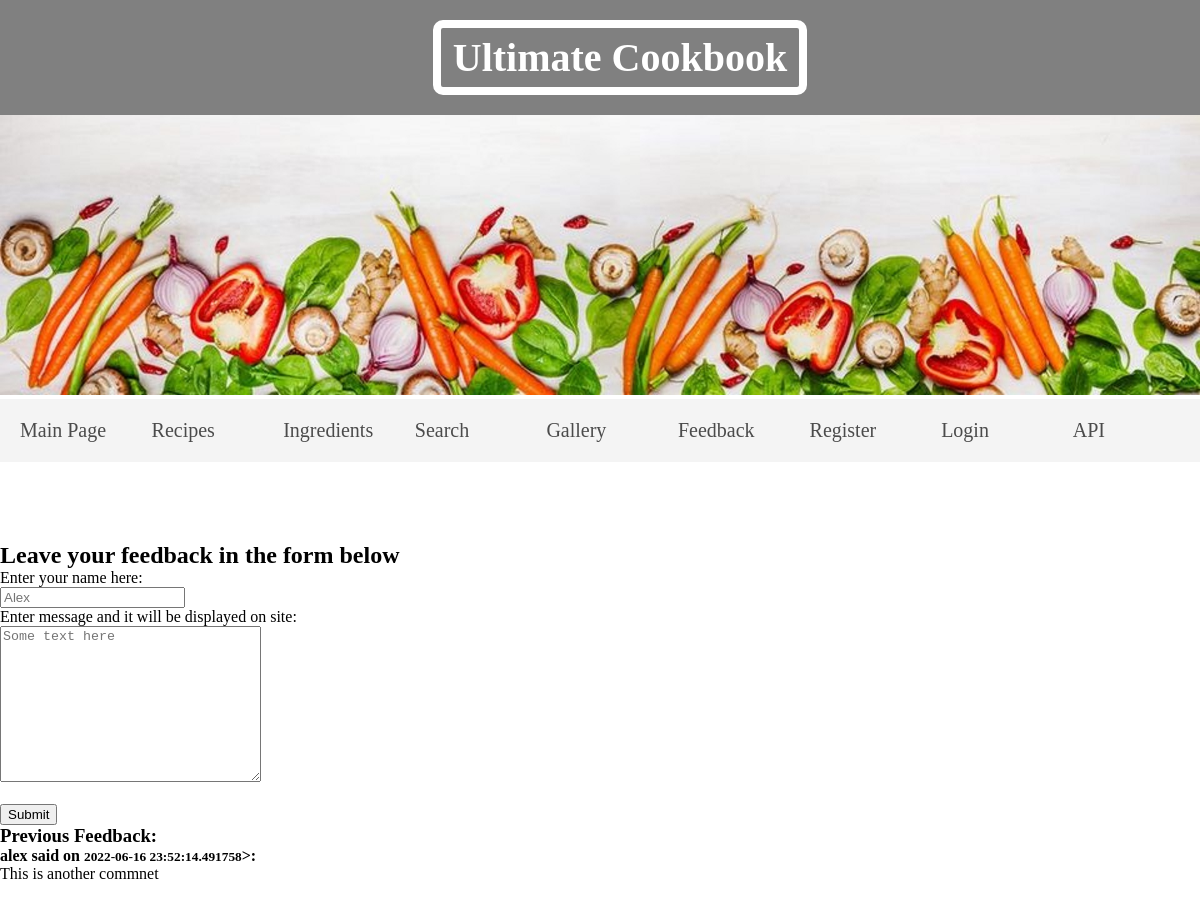
Page /feedback.html on the committed database.
### src/models.py (models this page shows, shortened)
class Feedback(db.Model):
    __tablename__ = 'feedback'
    id = Column(Integer, primary_key=True)
    name = Column(String)
    message = Column(String)
    date_time = Column(DateTime)

### src/routes.py (the view, shortened to what this page needs)
@app.route('/feedback.html', methods=['POST', 'GET'])
def feedback():
    if request.method == 'GET':
        data = feedback_loader()
        return render_template('feedback.html', data=data, user=session.get('username', ''))

### src/helpers.py (called while the page is built, shortened)
def feedback_loader(recipe=None):
    if recipe is None:
        try:
            db = sqlite3.connect(os.path.join(DATA_PATH, 'cook.db'))
            data = db.execute('SELECT * FROM feedback').fetchall()
        except (FileNotFoundError, sqlite3.DatabaseError):
            return 'Could not open Database'
        else:
            db.close()
    return data

### src/templates/feedback.html
{% extends 'base.html' %}
{% block content %}
<h2>Leave your feedback in the form below</h2>
<form action="/feedback.html" method="post">
  <label for="name">Enter your name here:</label><br>
  <input type="text" id="name" name="fname" placeholder="Alex" value="" autofocus required><br>
  <label for="msg">Enter message and it will be displayed on site:</label><br>
  <textarea id="msg" name="messg" rows="10" cols="30" placeholder="Some text here" required></textarea><br><br>
  <input type="submit" value="Submit">
</form>
<h3>Previous Feedback:</h3>
{% if data is string %}
{{ data }}
{% elif data is sequence %}
{% for entry in data %}
<div><b>{{ entry[1] }} said on <small>{{ entry[3] }}</small>>:</b><br> {{ entry[2]}} </div><br>
{% endfor %}
{% else %}
<h3>Something strange has happened</h3>
{% endif %}
{% endblock %}

### static/styles.css (style rules this page uses)
body, ul, li, h1, h2, h3, a { margin: 0; padding: 0; font-family: georgia }
div { border: 2px solid crimson; margin: 20px; padding: 20px; }

### rows in the picture
Feedback: name "alex", date_time "2022-06-16 23:52:14.491758", message "This is another commnet"
